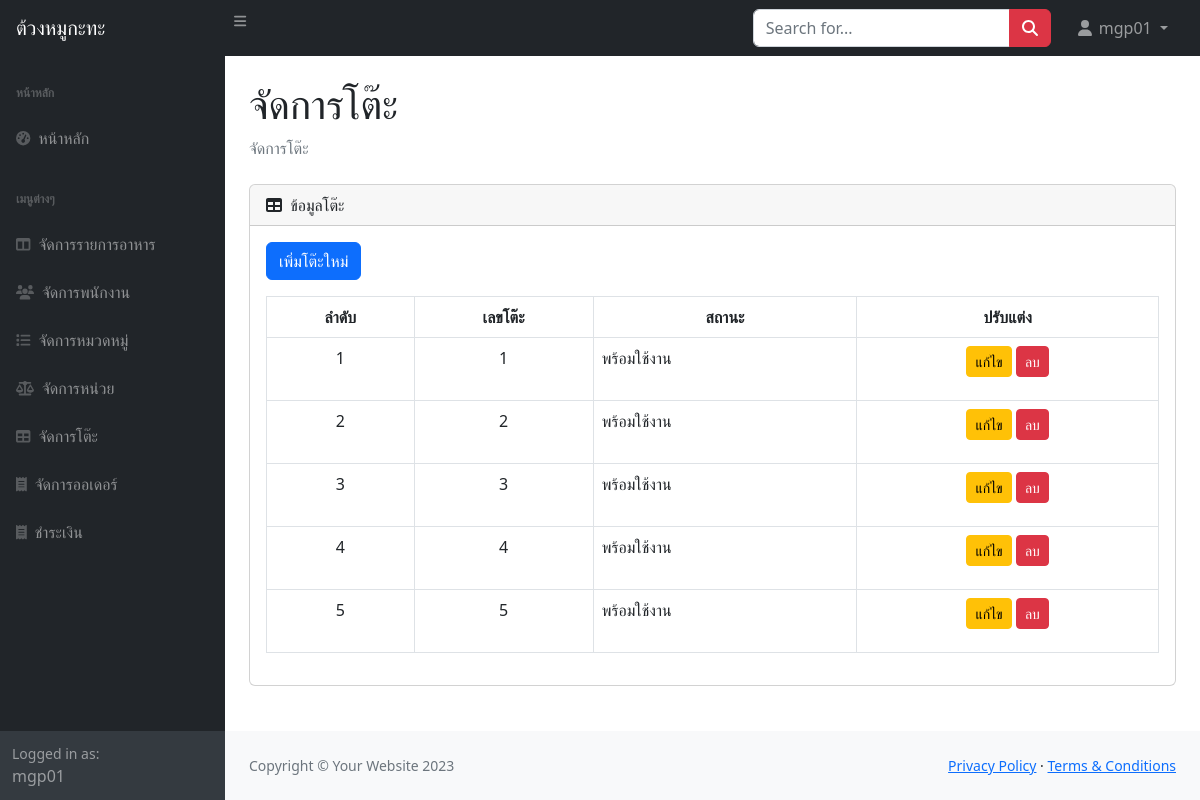
Before: /manage_tables.php (signed in) with the older database file.
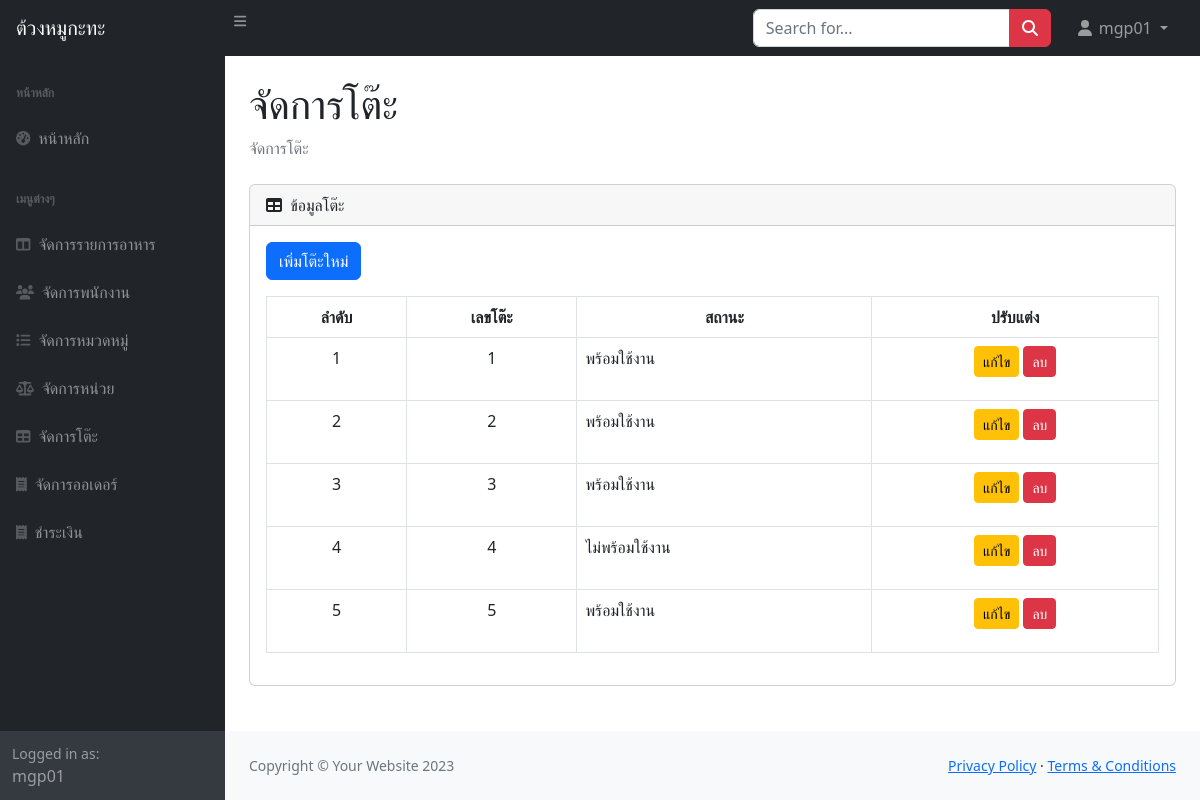
After: the same page with the newer database file.
### tables this page shows
CREATE TABLE `tables` (
  `table_id` int(11) NOT NULL,
  `table_number` int(11) NOT NULL,
  `table_status` int(1) NOT NULL COMMENT '1=available\r\n2=unavailable'
);

### manage_tables.php (the view, shortened to what the changed rows need)
<?php
include 'includes/db_connect.php';
$sql = "SELECT table_id, table_number, table_status FROM tables";
$result = $conn->query($sql);
?>
<!DOCTYPE html>
<html lang="en">
<head>
    <link rel="stylesheet" href="https://cdn.jsdelivr.net/npm/bootstrap@5.2.3/dist/css/bootstrap.min.css">
    <link rel="stylesheet" href="css/styles.css">
</head>
<body class="sb-nav-fixed">
    <div id="layoutSidenav">
        <div id="layoutSidenav_content">
            <main>
                <div class="container-fluid px-4">
                    <h1 class="mt-4">จัดการโต๊ะ</h1>
                    <div class="card mb-4">
                        <div class="card-body">
                            <table id="datatablesSimple" class="table table-bordered">
                                <thead>
                                    <tr>
                                        <th style="text-align: center;">ลำดับ</th>
                                        <th style="text-align: center;">เลขโต๊ะ</th>
                                        <th style="text-align: center;">สถานะ</th>
                                        <th style="text-align: center;">ปรับแต่ง</th>
                                    </tr>
                                </thead>
                                <tbody>
                                    <?php
                                    $i=1;
                                    while ($row = $result->fetch_assoc()) { ?>
                                    <tr>
                                        <td style="text-align: center;"><?php echo $i++; ?></td>
                                        <td style="text-align: center;"><?php echo $row['table_number']; ?></td>
                                        <td style="text-align: left;"><?php echo $row['table_status'] == 1 ? 'พร้อมใช้งาน' : 'ไม่พร้อมใช้งาน'; ?></td>
                                        <td style="text-align: center;">
                                            <a href="edit_table.php?id=<?php echo $row['table_id']; ?>" class="btn btn-warning btn-sm">แก้ไข</a>
                                            <a href="delete_table.php?id=<?php echo $row['table_id']; ?>" class="btn btn-danger btn-sm">ลบ</a>
                                        </td>
                                    </tr>
                                    <?php } ?>
                                </tbody>
                            </table>
                        </div>
                    </div>
                </div>
            </main>
        </div>
    </div>
</body>
</html>

Changed rows visible on the page:
changed tables (number 4 of 5 on the later page): table_status "พร้อมใช้งาน" → "ไม่พร้อมใช้งาน"
